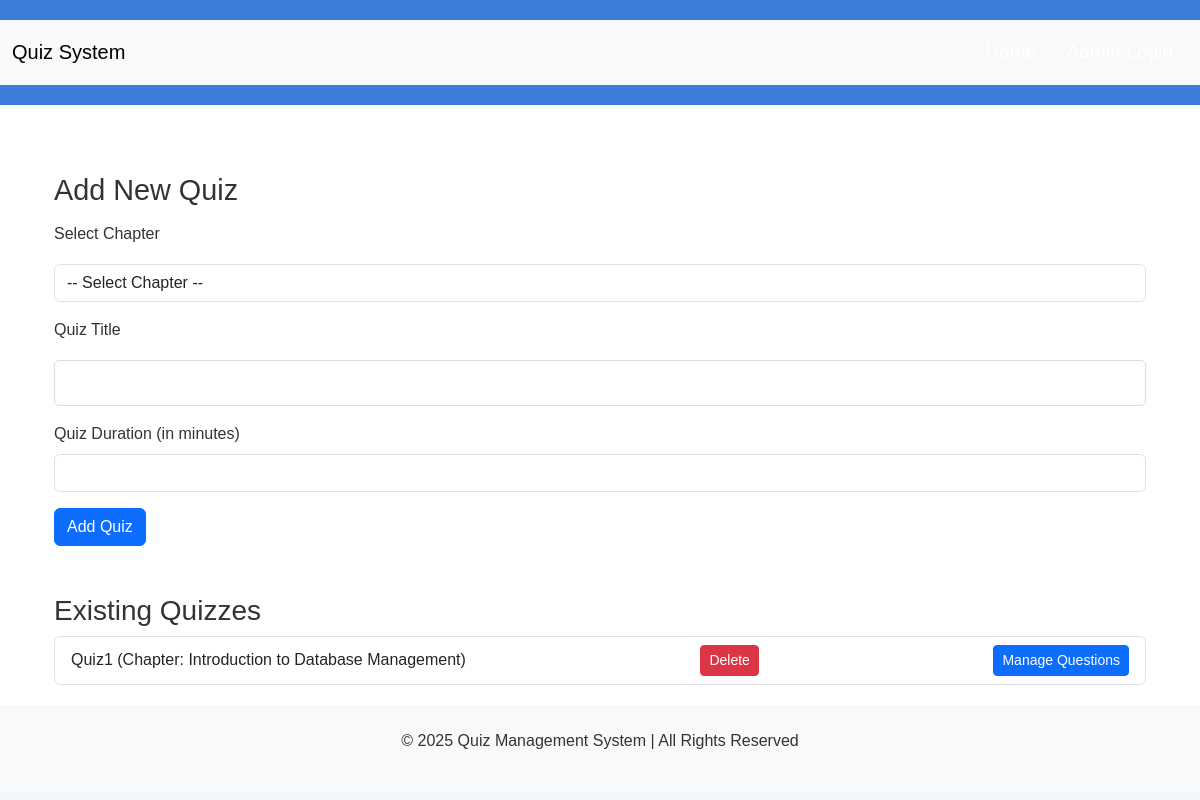
The app's page /admin/quizzes (signed in), older data.
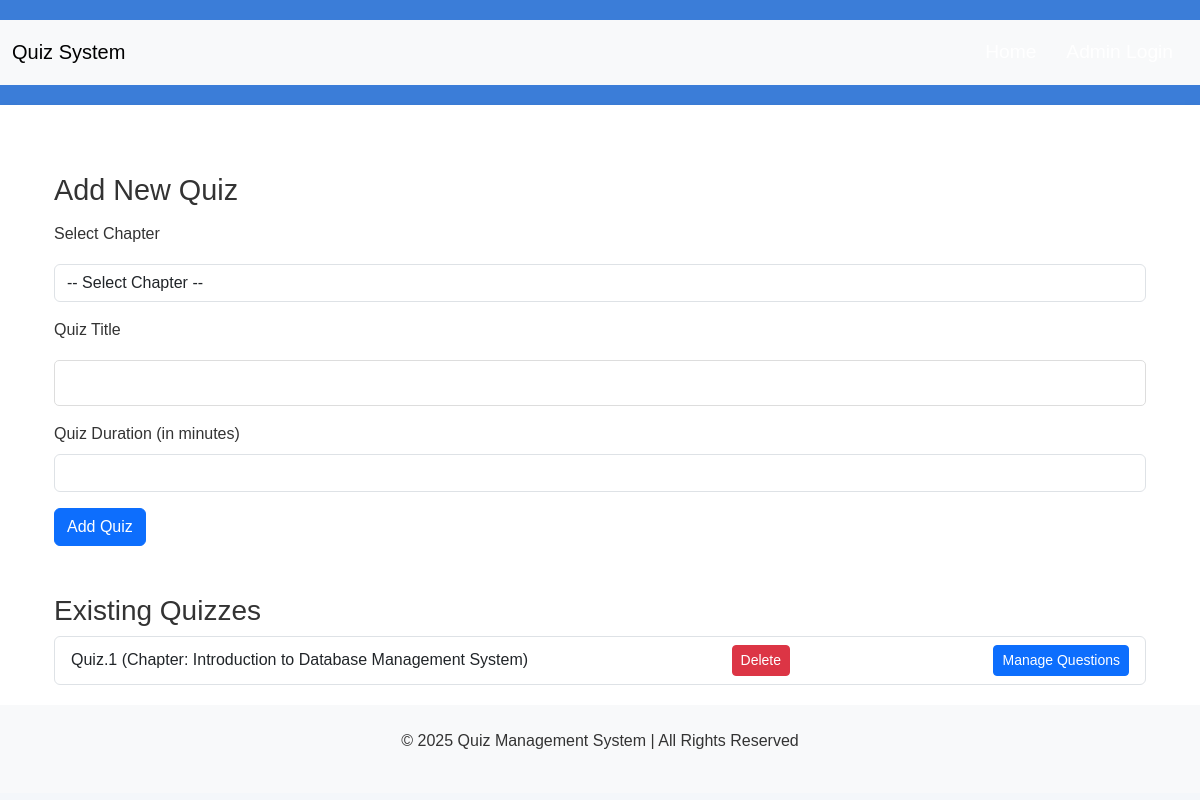
The same page, newer data.
### app.py (models this page shows)
class Quiz(db.Model):
    id = db.Column(db.Integer, primary_key=True)
    title = db.Column(db.String(100), nullable=False)
    duration = db.Column(db.Integer, nullable=False)
    chapter_id = db.Column(db.Integer, db.ForeignKey('chapter.id'), nullable=False)
    questions = db.relationship('Question', backref='quiz', lazy=True)
    attempts = db.relationship('QuizAttempt', backref='quiz', lazy=True)

class Chapter(db.Model):
    id = db.Column(db.Integer, primary_key=True)
    name = db.Column(db.String(100), nullable=False)
    description = db.Column(db.Text)
    subject_id = db.Column(db.Integer, db.ForeignKey('subject.id'), nullable=False)
    quizzes = db.relationship('Quiz', backref='chapter', lazy=True)

### app.py (the view, shortened to what this page needs)
@app.route('/admin/quizzes', methods=['GET', 'POST'])
@login_required
def manage_quizzes():
    quizzes = Quiz.query.all()
    chapters = Chapter.query.all()
    return render_template('admin/add-quiz.html', quizzes=quizzes, chapters=chapters)

### app.py (called while the page is built)
@login_manager.user_loader
def load_user(user_id):
    return User.query.get(int(user_id))

### templates/admin/add-quiz.html (shortened to what this page needs)
{% extends 'base.html' %}
{% block content %}
<div class="container mt-5">
    <h2>Add New Quiz</h2>
    <form action="{{ url_for('manage_quizzes') }}" method="POST">
        <div class="mb-3">
            <label for="chapter_id" class="form-label">Select Chapter</label>
            <select class="form-control" id="chapter_id" name="chapter_id" required>
                <option value="">-- Select Chapter --</option>
            </select>
        </div>
        <div class="mb-3">
            <label for="title" class="form-label">Quiz Title</label>
            <input type="text" class="form-control" id="title" name="title" required>
        </div>
        <div class="mb-3">
            <label for="duration" class="form-label">Quiz Duration (in minutes)</label>
            <input type="number" class="form-control" id="duration" name="duration" required>
        </div>
        <button type="submit" class="btn btn-primary">Add Quiz</button>
    </form>
    <h3 class="mt-5">Existing Quizzes</h3>
    <ul class="list-group">
        {% for quiz in quizzes %}
        <li class="list-group-item d-flex justify-content-between align-items-center">
            {{ quiz.title }} (Chapter: {{ quiz.chapter.name }})
            <a href="{{ url_for('delete_quiz', quiz_id=quiz.id) }}" class="btn btn-danger btn-sm">Delete</a>
            <a href="{{ url_for('view_questions', quiz_id=quiz.id) }}" class="btn btn-primary btn-sm">Manage Questions</a>
        </li>
        {% endfor %}
    </ul>
</div>
{% endblock %}

Row changes from the older to the newer data that the page shows:
changed Quiz: title "Quiz1" → "Quiz.1"; chapter.name "Introduction to Database Management" → "Introduction to Database Management System"
